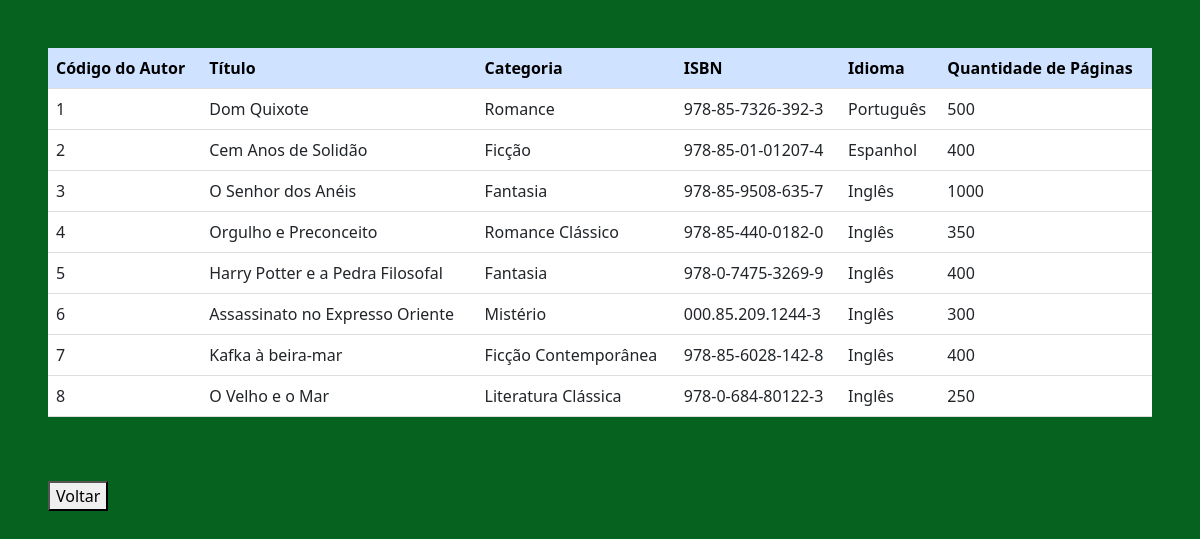
/livro/listar/listar.php, run on the app's committed database.
### tables this page shows
CREATE TABLE `livro` (
  `Cod_livro` int(11) NOT NULL,
  `Titulo` varchar(200) NOT NULL,
  `Categoria` varchar(100) NOT NULL,
  `ISBN` varchar(25) NOT NULL,
  `Idioma` varchar(50) NOT NULL,
  `QtdePag` int(11) NOT NULL
);

### livro/livro.php (called while the page is built, shortened)
<?php
class Livro
{
    function listar()
    {
        try
        {
            $this -> conn = new Conectar;
            $sql = $this->conn->query("select * from livro order by Cod_livro");
            $sql->execute();
            return $sql->fetchAll();
        }
        catch (PDOException $exc)
        {
            echo "Erro ao executar consulta. " . $exc -> getMessage();
        }
    }
}
?>

### livro/listar/listar.php (the view, shortened to what this page needs)
<?php
include_once '../livro.php';
$p = new Livro();
$pro_bd=$p->listar();
?>
<!DOCTYPE html>
<html lang="en">
<head>
    <link href="https://cdn.jsdelivr.net/npm/bootstrap@5.3.0/dist/css/bootstrap.min.css" rel="stylesheet">
</head>
<body>
<div class = "m-5">
    <table class="table">
        <thead>
            <tr class = "table-primary">
                <th scope="col">Código do Autor</th>
                <th scope="col">Título</th>
                <th scope="col">Categoria</th>
                <th scope="col">ISBN</th>
                <th scope="col">Idioma</th>
                <th scope="col">Quantidade de Páginas</th>
            </tr>
        </thead>
        <tbody>
        <?php
        if (is_array($pro_bd)) {
            foreach ($pro_bd as $pro_mostrar) {
                echo "<tr>";
                echo "<td>". $pro_mostrar[0]."</td>";
                echo "<td>". $pro_mostrar[1]."</td>";
                echo "<td>". $pro_mostrar[2]."</td>";
                echo "<td>". $pro_mostrar[3]."</td>";
                echo "<td>". $pro_mostrar[4]."</td>";
                echo "<td>". $pro_mostrar[5]."</td>";
            }
        }
        ?>
        </tbody>
    </table>
    <br><br><a href="../../menu.html"><button>Voltar</button></a>
</div>
</body>
</html>

### livro/listar/listar.php (style rules this page uses)
body { background: #06631f; }
.table { width: 100%; }
th,td { border-bottom: 1px solid #ddd; text-align: left; }

### data on the page
livro: Cod_livro "1", Titulo "Dom Quixote", Categoria "Romance", ISBN "978-85-7326-392-3", Idioma "Português", QtdePag "500"
livro: Cod_livro "2", Titulo "Cem Anos de Solidão", Categoria "Ficção", ISBN "978-85-01-01207-4", Idioma "Espanhol", QtdePag "400"
livro: Cod_livro "3", Titulo "O Senhor dos Anéis", Categoria "Fantasia", ISBN "978-85-9508-635-7", Idioma "Inglês", QtdePag "1000"
livro: Cod_livro "4", Titulo "Orgulho e Preconceito", Categoria "Romance Clássico", ISBN "978-85-440-0182-0", Idioma "Inglês", QtdePag "350"
livro: Cod_livro "5", Titulo "Harry Potter e a Pedra Filosofal", Categoria "Fantasia", ISBN "978-0-7475-3269-9", Idioma "Inglês", QtdePag "400"
livro: Cod_livro "6", Titulo "Assassinato no Expresso Oriente", Categoria "Mistério", ISBN "000.85.209.1244-3", Idioma "Inglês", QtdePag "300"
livro: Cod_livro "7", Titulo "Kafka à beira-mar", Categoria "Ficção Contemporânea", ISBN "978-85-6028-142-8", Idioma "Inglês", QtdePag "400"
livro: Cod_livro "8", Titulo "O Velho e o Mar", Categoria "Literatura Clássica", ISBN "978-0-684-80122-3", Idioma "Inglês", QtdePag "250"
